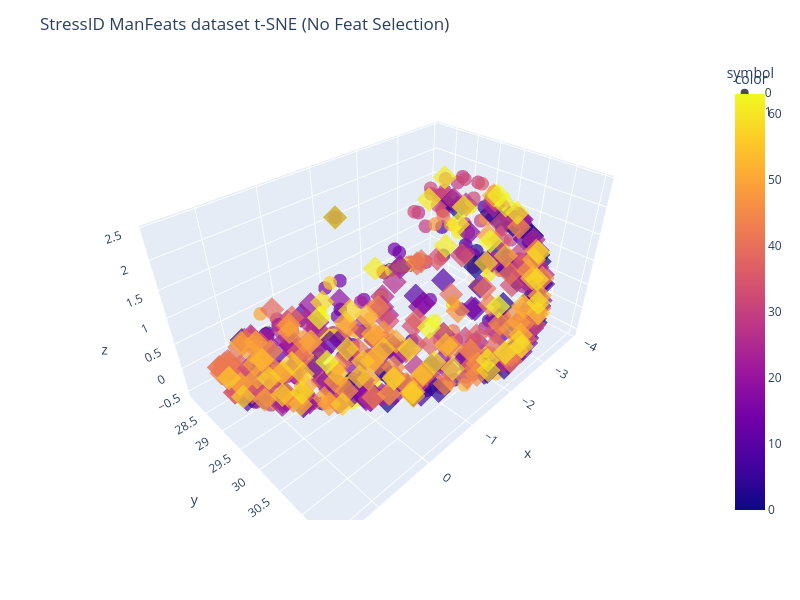
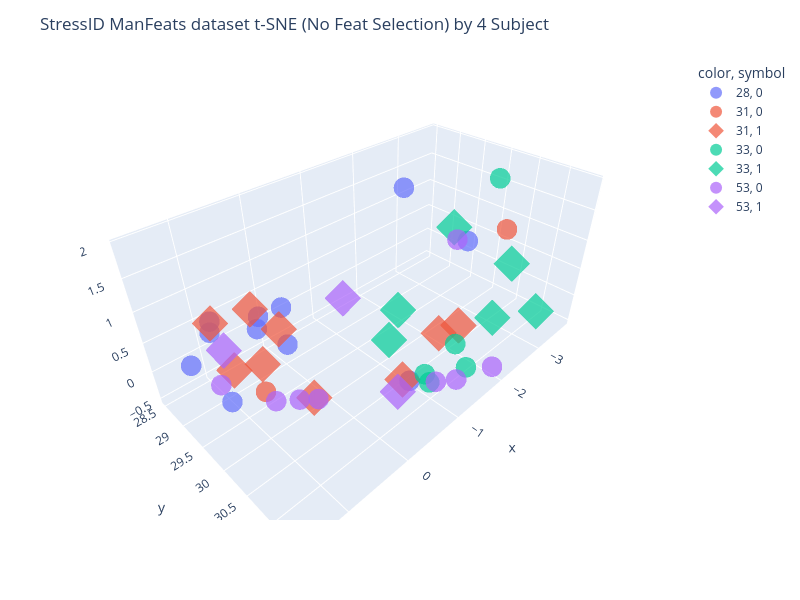

Notebook source saved alongside these figures, in order:
### Code cell
# t-SNE in StressID
# Best N-comp=3, Perp=360 np.arange(30, 390, 30)
si_Ncomp = 3
si_Perp = 360
BY_CLASS = False
colors = si_bclass_labels if BY_CLASS else si_groups_list

si_tsne = TSNE(n_components=si_Ncomp, perplexity=si_Perp, random_state=RAN_STATE)
si_X_tsne = si_tsne.fit_transform(si_X)
display(si_tsne.kl_divergence_)

fig = px.scatter_3d(
    x=si_X_tsne[:, 0],
    y=si_X_tsne[:, 1],
    z=si_X_tsne[:, 2],
    color=colors,
    symbol=si_bclass_labels,
    opacity=0.7,
    width=800,
    height=600,
)
fig.update_layout(title="StressID ManFeats dataset t-SNE (No Feat Selection)")
fig.show()

# Picking a small sample of subjects to show
n_subjects = 4
subjects_to_show = np.random.choice(range(len(si_subject_to_group)), size=n_subjects)
print(subjects_to_show)
subject_mask = [n in subjects_to_show for n in si_groups_list]
filtered_subjects_rows = [str(subject) for subject, flag in zip(si_groups_list, subject_mask) if flag]
filtered_classes_rows = [str(label) for label, flag in zip(si_bclass_labels.values, subject_mask) if flag]

fig_subj = px.scatter_3d(
    x=si_X_tsne[:, 0][subject_mask],
    y=si_X_tsne[:, 1][subject_mask],
    z=si_X_tsne[:, 2][subject_mask],
    color=filtered_subjects_rows,
    symbol=filtered_classes_rows,
    opacity=0.7,
    width=800,
    height=600,
)
fig_subj.update_layout(title=f"StressID ManFeats dataset t-SNE (No Feat Selection) by {n_subjects} Subject")
fig_subj.update_traces(
    marker=dict(size=12, opacity=0.7),
    selector=dict(mode="markers")
)
fig_subj.show()

### Figure 1 — Plotly figure (JSON) as saved in the notebook; plotly's stock layout.template omitted (floating-point values rounded to 4 significant figures; data arrays with more than 128 entries replaced by an {"elided": "..."} marker saying what was removed)
{"data": [{"hovertemplate": "symbol=0<br>x=%{x}<br>y=%{y}<br>z=%{z}<br>color=%{marker.color}<extra></extra>", "legendgroup": "0", "marker": {"color": {"elided": "331 int values"}, "coloraxis": "coloraxis", "opacity": 0.7, "symbol": "circle"}, "mode": "markers", "name": "0", "scene": "scene", "showlegend": true, "type": "scatter3d", "x": {"elided": "331 float values"}, "y": {"elided": "331 float values"}, "z": {"elided": "331 float values"}}, {"hovertemplate": "symbol=1<br>x=%{x}<br>y=%{y}<br>z=%{z}<br>color=%{marker.color}<extra></extra>", "legendgroup": "1", "marker": {"color": {"elided": "368 int values"}, "coloraxis": "coloraxis", "opacity": 0.7, "symbol": "diamond"}, "mode": "markers", "name": "1", "scene": "scene", "showlegend": true, "type": "scatter3d", "x": {"elided": "368 float values"}, "y": {"elided": "368 float values"}, "z": {"elided": "368 float values"}}], "layout": {"coloraxis": {"colorbar": {"title": {"text": "color"}}, "colorscale": [[0, "#0d0887"], [0.1111, "#46039f"], [0.2222, "#7201a8"], [0.3333, "#9c179e"], [0.4444, "#bd3786"], [0.5556, "#d8576b"], [0.6667, "#ed7953"], [0.7778, "#fb9f3a"], [0.8889, "#fdca26"], [1, "#f0f921"]]}, "height": 600, "legend": {"title": {"text": "symbol"}, "tracegroupgap": 0}, "margin": {"t": 60}, "scene": {"domain": {"x": [0, 1], "y": [0, 1]}, "xaxis": {"title": {"text": "x"}}, "yaxis": {"title": {"text": "y"}}, "zaxis": {"title": {"text": "z"}}}, "title": {"text": "StressID ManFeats dataset t-SNE (No Feat Selection)"}, "width": 800}}

### Figure 2 — Plotly figure (JSON) as saved in the notebook; plotly's stock layout.template omitted (floating-point values rounded to 4 significant figures)
{"data": [{"hovertemplate": "color=28<br>symbol=0<br>x=%{x}<br>y=%{y}<br>z=%{z}<extra></extra>", "legendgroup": "28, 0", "marker": {"color": "#636efa", "opacity": 0.7, "size": 12, "symbol": "circle"}, "mode": "markers", "name": "28, 0", "scene": "scene", "showlegend": true, "type": "scatter3d", "x": [-0.7944, 0.4983, 1.143, 0.3416, 0.4933, 1.013, 0.2348, -3.058, -1.486, 1.539, 1.25], "y": [30.77, 29.27, 29.25, 29.59, 29.18, 28.88, 29.46, 28.5, 31.02, 29.39, 29.64], "z": [-0.2547, 0.7454, 1.018, 0.9832, 0.4834, 0.5523, 0.2293, 1.136, 1.773, 0.6519, 0.01226]}, {"hovertemplate": "color=31<br>symbol=0<br>x=%{x}<br>y=%{y}<br>z=%{z}<extra></extra>", "legendgroup": "31, 0", "marker": {"color": "#EF553B", "opacity": 0.7, "size": 12, "symbol": "circle"}, "mode": "markers", "name": "31, 0", "scene": "scene", "showlegend": true, "type": "scatter3d", "x": [-2.131, 0.9769], "y": [31.14, 30.02], "z": [1.731, 0.272]}, {"hovertemplate": "color=31<br>symbol=1<br>x=%{x}<br>y=%{y}<br>z=%{z}<extra></extra>", "legendgroup": "31, 1", "marker": {"color": "#EF553B", "opacity": 0.7, "size": 12, "symbol": "diamond"}, "mode": "markers", "name": "31, 1", "scene": "scene", "showlegend": true, "type": "scatter3d", "x": [0.2984, 0.4393, 1.227, -1.216, -0.6882, -0.9644, 0.6144, 1.031, 0.5691], "y": [29.39, 30.25, 29.82, 31.19, 30.73, 31.08, 29.3, 28.99, 29.31], "z": [0.4912, -0.06261, 0.6571, 0.7175, -0.1833, 0.6713, 0.9413, 0.7776, -0.009385]}, {"hovertemplate": "color=33<br>symbol=0<br>x=%{x}<br>y=%{y}<br>z=%{z}<extra></extra>", "legendgroup": "33, 0", "marker": {"color": "#00cc96", "opacity": 0.7, "size": 12, "symbol": "circle"}, "mode": "markers", "name": "33, 0", "scene": "scene", "showlegend": true, "type": "scatter3d", "x": [-3.465, -1.212, -1.1, -1.507, -0.977], "y": [30.11, 31.18, 30.88, 31.19, 30.89], "z": [1.683, 0.4008, -0.4252, -0.1999, -0.1748]}, {"hovertemplate": "color=33<br>symbol=1<br>x=%{x}<br>y=%{y}<br>z=%{z}<extra></extra>", "legendgroup": "33, 1", "marker": {"color": "#00cc96", "opacity": 0.7, "size": 12, "symbol": "diamond"}, "mode": "markers", "name": "33, 1", "scene": "scene", "showlegend": true, "type": "scatter3d", "x": [-2.808, -2.041, -0.4141, -1.652, -1.382, -0.5861], "y": [31.42, 31.34, 30.74, 31.4, 30.87, 30.72], "z": [0.2064, 1.343, 0.6894, 0.7159, 1.946, 1.05]}, {"hovertemplate": "color=53<br>symbol=0<br>x=%{x}<br>y=%{y}<br>z=%{z}<extra></extra>", "legendgroup": "53, 0", "marker": {"color": "#ab63fa", "opacity": 0.7, "size": 12, "symbol": "circle"}, "mode": "markers", "name": "53, 0", "scene": "scene", "showlegend": true, "type": "scatter3d", "x": [-3.7, -1.467, -2.04, -1.18, 0.7588, 0.4288, 0.2026, 1.161], "y": [29.24, 31.07, 31.29, 30.93, 29.85, 29.9, 30.01, 29.22], "z": [0.1621, -0.4869, -0.4774, -0.4308, -0.1832, -0.3642, -0.4365, -0.05538]}, {"hovertemplate": "color=53<br>symbol=1<br>x=%{x}<br>y=%{y}<br>z=%{z}<extra></extra>", "legendgroup": "53, 1", "marker": {"color": "#ab63fa", "opacity": 0.7, "size": 12, "symbol": "diamond"}, "mode": "markers", "name": "53, 1", "scene": "scene", "showlegend": true, "type": "scatter3d", "x": [0.9079, -0.7128, -0.09597], "y": [28.95, 30.63, 30.27], "z": [0.2204, -0.5105, 1.252]}], "layout": {"height": 600, "legend": {"title": {"text": "color, symbol"}, "tracegroupgap": 0}, "margin": {"t": 60}, "scene": {"domain": {"x": [0, 1], "y": [0, 1]}, "xaxis": {"title": {"text": "x"}}, "yaxis": {"title": {"text": "y"}}, "zaxis": {"title": {"text": "z"}}}, "title": {"text": "StressID ManFeats dataset t-SNE (No Feat Selection) by 4 Subject"}, "width": 800}}
